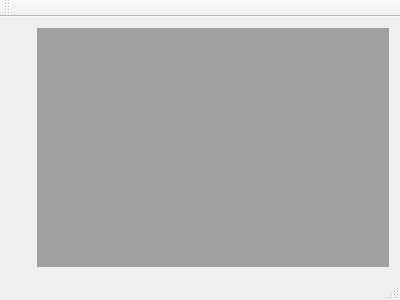
<?xml version="1.0" encoding="UTF-8"?>
<ui version="4.0">
 <class>MainWindow</class>
 <widget class="QMainWindow" name="MainWindow">
  <property name="geometry">
   <rect>
    <x>0</x>
    <y>0</y>
    <width>400</width>
    <height>300</height>
   </rect>
  </property>
  <property name="windowTitle">
   <string>MainWindow</string>
  </property>
  <widget class="QWidget" name="centralWidget">
   <layout class="QHBoxLayout" name="horizontalLayout">
    <item>
     <layout class="QVBoxLayout" name="verticalLayout">
      <item>
       <widget class="QhSidebar" name="qhSidebar"/>
      </item>
      <item>
       <spacer name="verticalSpacer">
        <property name="orientation">
         <enum>Qt::Vertical</enum>
        </property>
        <property name="sizeHint" stdset="0">
         <size>
          <width>20</width>
          <height>40</height>
         </size>
        </property>
       </spacer>
      </item>
     </layout>
    </item>
    <item>
     <widget class="QMdiArea" name="mdiArea"/>
    </item>
   </layout>
  </widget>
  <widget class="QMenuBar" name="menuBar">
   <property name="geometry">
    <rect>
     <x>0</x>
     <y>0</y>
     <width>400</width>
     <height>20</height>
    </rect>
   </property>
  </widget>
  <widget class="QToolBar" name="mainToolBar">
   <attribute name="toolBarArea">
    <enum>TopToolBarArea</enum>
   </attribute>
   <attribute name="toolBarBreak">
    <bool>false</bool>
   </attribute>
  </widget>
  <widget class="QStatusBar" name="statusBar"/>
 </widget>
 <layoutdefault spacing="6" margin="11"/>
 <customwidgets>
  <customwidget>
   <class>QhSidebar</class>
   <extends>QWidget</extends>
   <header>qhsidebar.h</header>
  </customwidget>
 </customwidgets>
 <resources/>
 <connections/>
</ui>
